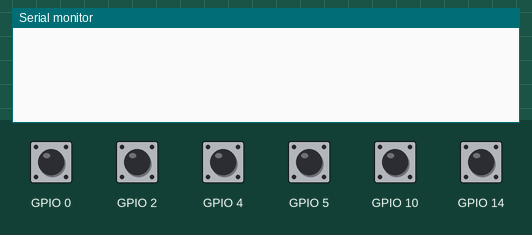
Recording of a program running on a simulated ESP8266 (NodeMCU). Shown: the last lines printed to the serial monitor. The inputs (shaded band) are chosen by the test bench; at power-on: GPIO 0, GPIO 2, GPIO 4, GPIO 5, GPIO 10, GPIO 14 HIGH.

Above: at 1.2 s.
1.3 s: GPIO 0 pulled LOW for 0.15 s
At 3.1 s:
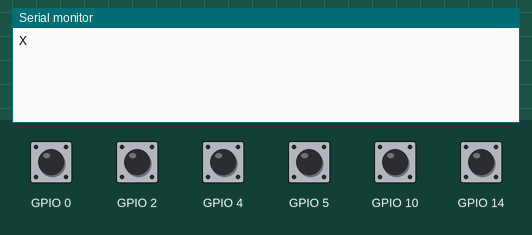
3.4 s: GPIO 4 pulled LOW for 0.15 s
At 4.4 s:
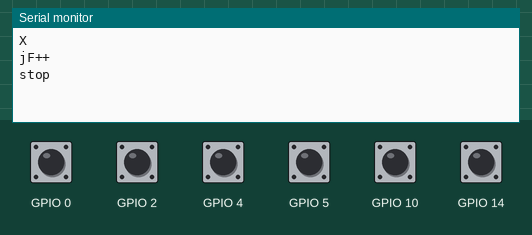
5.0 s: GPIO 5 pulled LOW for 0.15 s
At 5.7 s:
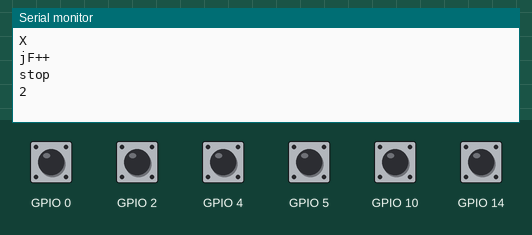
6.6 s: GPIO 0 pulled LOW for 1 s
At 8.1 s:
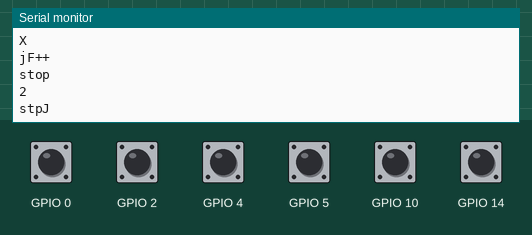
9.1 s: GPIO 10 pulled LOW for 0.15 s
At 10.0 s:
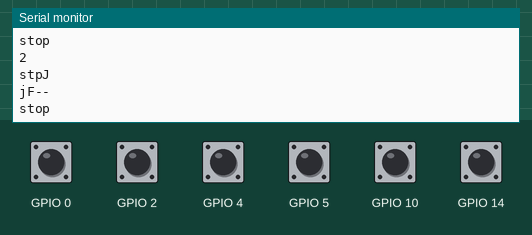
10.7 s: GPIO 14 pulled LOW for 0.15 s
At 11.2 s:
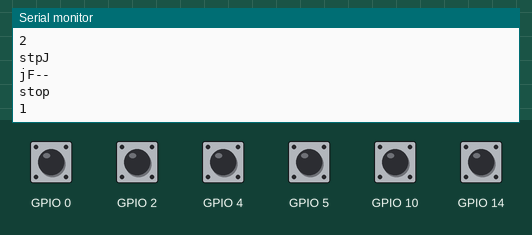

Measured:
- after the input at 1.3 s, the serial monitor: prints a new line after 0.65 s (image 1)
- after the input at 3.4 s, the serial monitor: prints a new line after 0.15 s (image 2)
- after the input at 5.0 s, the serial monitor: prints a new line after 0.15 s (image 3)
- after the input at 6.6 s, the serial monitor: prints a new line after 0.90 s (image 4)
- after the input at 9.1 s, the serial monitor: prints a new line after 0.15 s (image 5)
- after the input at 10.7 s, the serial monitor: prints a new line after 0.15 s (image 6)

The program:

main.cpp
```cpp
#define EB_DEB 50      // дебаунс кнопки, мс
#define EB_CLICK 500  // таймаут накликивания, мс
#define EB_HOLD 200

#define BTN1 14
#define BTN2 5
#define BTN3 4
#define BTN4 0
#define BTN5 2
#define BTN6 10

#include <EncButton.h>
//Encoder enc1(CLK, DT, SW);  // для работы c кнопкой
//Encoder enc1(CLK, DT, SW, TYPE2);  // для работы c кнопкой и сразу выбираем тип
//Encoder enc1(CLK, DT, ENC_NO_BUTTON, TYPE2);  // для работы без кнопки и сразу выбираем тип

int value = 0;


EncButton <EB_TICK, BTN1> butt1;
EncButton <EB_TICK, BTN2> butt2;
EncButton <EB_TICK, BTN3> butt3;
EncButton <EB_TICK, BTN4> butt4;
EncButton <EB_TICK, BTN5> butt5;
EncButton <EB_TICK, BTN6> butt6;

void setup() {
  Serial.begin(9600);

}

void loop() {
	// обязательная функция отработки. Должна постоянно опрашиваться
  butt1.tick();
  butt2.tick();
   butt3.tick();
     butt4.tick();
  butt5.tick();
   butt6.tick();
/*
    if (butt4.isStep(1)) {
    Serial.println("Y");
  }
 */


    if (butt1.click()) Serial.println("1");
    if (butt2.click()) Serial.println("2");

    if (butt3.step()) Serial.println("jF++");
    if (butt6.step()) Serial.println("jF--");

    if (butt3.click()) Serial.println("jF++");
    if (butt6.click()) Serial.println("jF--");

    if (butt3.release()) Serial.println("stop");
    if (butt6.release()) Serial.println("stop");

    if (butt4.isStep()) {Serial.println("stpJ");}

    if (butt4.hasClicks(2)) Serial.println("Z"); // double selected z axis
    if (butt4.hasClicks(1)) Serial.println("X"); //single selected x axis


}
```
